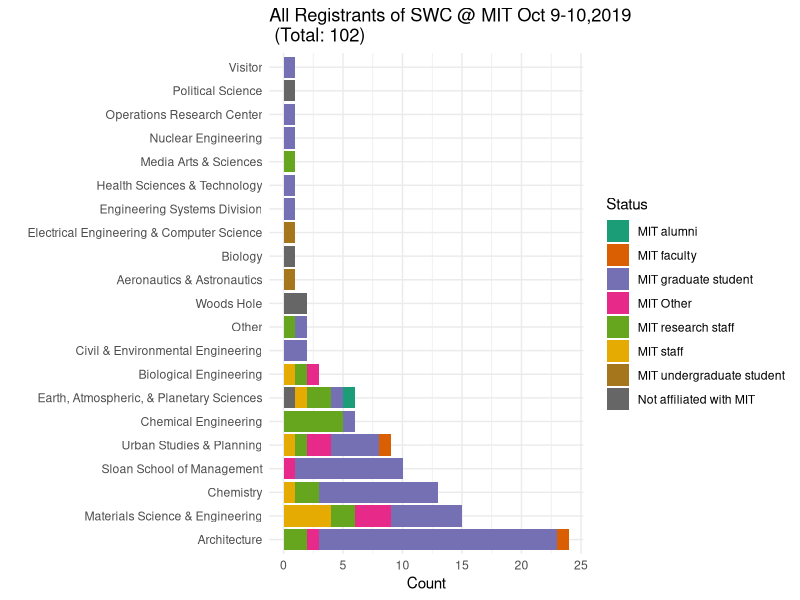
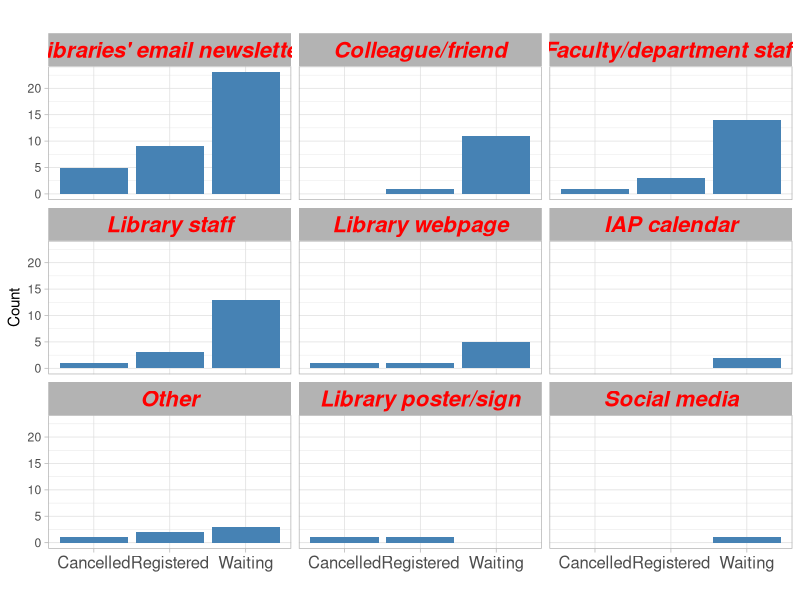

The R source for these figures, in order:
## ---- chunk 1
knitr::opts_chunk$set(echo = FALSE)
require(tidyverse)
## ---- chunk 2
# import registrant data, registered, waiting list and cancelled
FinalReg <- read_csv("data/FinalRegistration20191015.csv", skip = 7)
FinalWaiting <- read_csv("data/FinalWaitingList20191015.csv", skip = 7)
# The cancelled people list from the system doesn't contain as much details as the other two lists. Data imported here were compiled from exported registrants and waiting list on various days before the registration closed. 
FinalCancel <- read_csv("data/RegistrantsFinalCanceledInfo.csv", skip = 8)

#Select needed columns of data
#add a column to note registration type
FinalReg_toPlot <- FinalReg[ , c(1,2,3,6,7,8,9,10)]
RegStatus <- rep("Registered", nrow(FinalReg_toPlot))
FinalReg_toPlot <- cbind(FinalReg_toPlot,RegStatus) 

FinalWaiting_toPlot <- FinalWaiting[ , c(1:3,5:9)]
RegStatus <- rep("Waiting", nrow(FinalWaiting_toPlot))
FinalWaiting_toPlot <- cbind(FinalWaiting_toPlot, RegStatus)

FinalCancel_toPlot <- FinalCancel[ , c(1:3, 6:10)]
RegStatus <- rep("Cancelled", nrow(FinalCancel_toPlot))
FinalCancel_toPlot <- cbind(FinalCancel_toPlot, RegStatus)

#put all registrants into one dataframe
FinalAllRegistrants <- rbind(FinalReg_toPlot, FinalWaiting_toPlot, FinalCancel_toPlot)

#rename columns for easier handling
colnames(FinalAllRegistrants) <- c("FirstName", "LastName", "Email", "Status", "Dept", "Lab", "ChannelLearned", "ChannelLearnedOther", "RegStatus")

#summarize registrants according to their dept
Reg_Dept <- FinalAllRegistrants %>%
  group_by(RegStatus,Dept,Status) %>% 
  summarise(Count = n()) %>% 
  group_by(Dept) %>% 
  mutate(Dept_Total = sum(Count)) 

Other_Dept <- FinalAllRegistrants %>% 
  filter(Dept == "Other") %>%
  select(Lab)

ChannelLearned <- FinalAllRegistrants %>% 
  group_by(ChannelLearned) %>% 
  summarise(Count = n())

ChannelOther <- FinalAllRegistrants %>% 
  filter(ChannelLearned == "Other") %>% 
  select(ChannelLearnedOther)

ChannelLearned_Dept <- FinalAllRegistrants %>% 
  group_by(Dept, ChannelLearned) %>% 
  summarise(Count = n())

ChannelLearned_RegStatus <- FinalAllRegistrants %>% 
  group_by(ChannelLearned, RegStatus) %>% 
  summarise(Count = n())

#plot out the registration
#ggplot(data = Reg_Dept, aes(x = RegStatus, y = Count, fill = Dept)) +
  #geom_bar(stat = "identity")

reg_dept_plot <- ggplot(data = Reg_Dept, aes(x = reorder(Dept, -Dept_Total), y = Count, fill = Status)) +
  geom_bar(stat = "identity") +
  scale_fill_brewer(palette = "Dark2") +
  theme_minimal() +
  coord_flip() +
  labs(title = "All Registrants of SWC @ MIT Oct 9-10,2019 \n (Total: 102)", y = "Count", x = "") 

## ---- chunk 3
ggplot(data = Reg_Dept, aes(x = reorder(Dept, -Dept_Total), y = Count, fill = Status)) +
  geom_bar(stat = "identity") +
  scale_fill_brewer(palette = "Dark2") +
  theme_minimal() +
  coord_flip() +
  labs(title = "All Registrants of SWC @ MIT Oct 9-10,2019 \n (Total: 102)", y = "Count", x = "") 
## ---- chunk 4
ggplot(data = ChannelLearned_RegStatus, aes(x = RegStatus, y = Count)) +
  geom_bar(stat = "identity", fill = "steelblue") +
  facet_wrap(~reorder(ChannelLearned, -Count)) +
  theme_light() +
  labs(title = "", y ="Count", x ="") +
  theme(
      strip.text.x = element_text(
        size = 16, color = "red", face = "bold.italic"
        ),
      axis.text.x = element_text(
        size = 12
      )
      )

## ---- chunk 5
#import feedback data
feedback <- read.csv("data/InSessionFeedback.csv", stringsAsFactors = FALSE)


## ---- chunk 6
feedback$Positive
## ---- chunk 7
feedback$To.improve[1:8]

